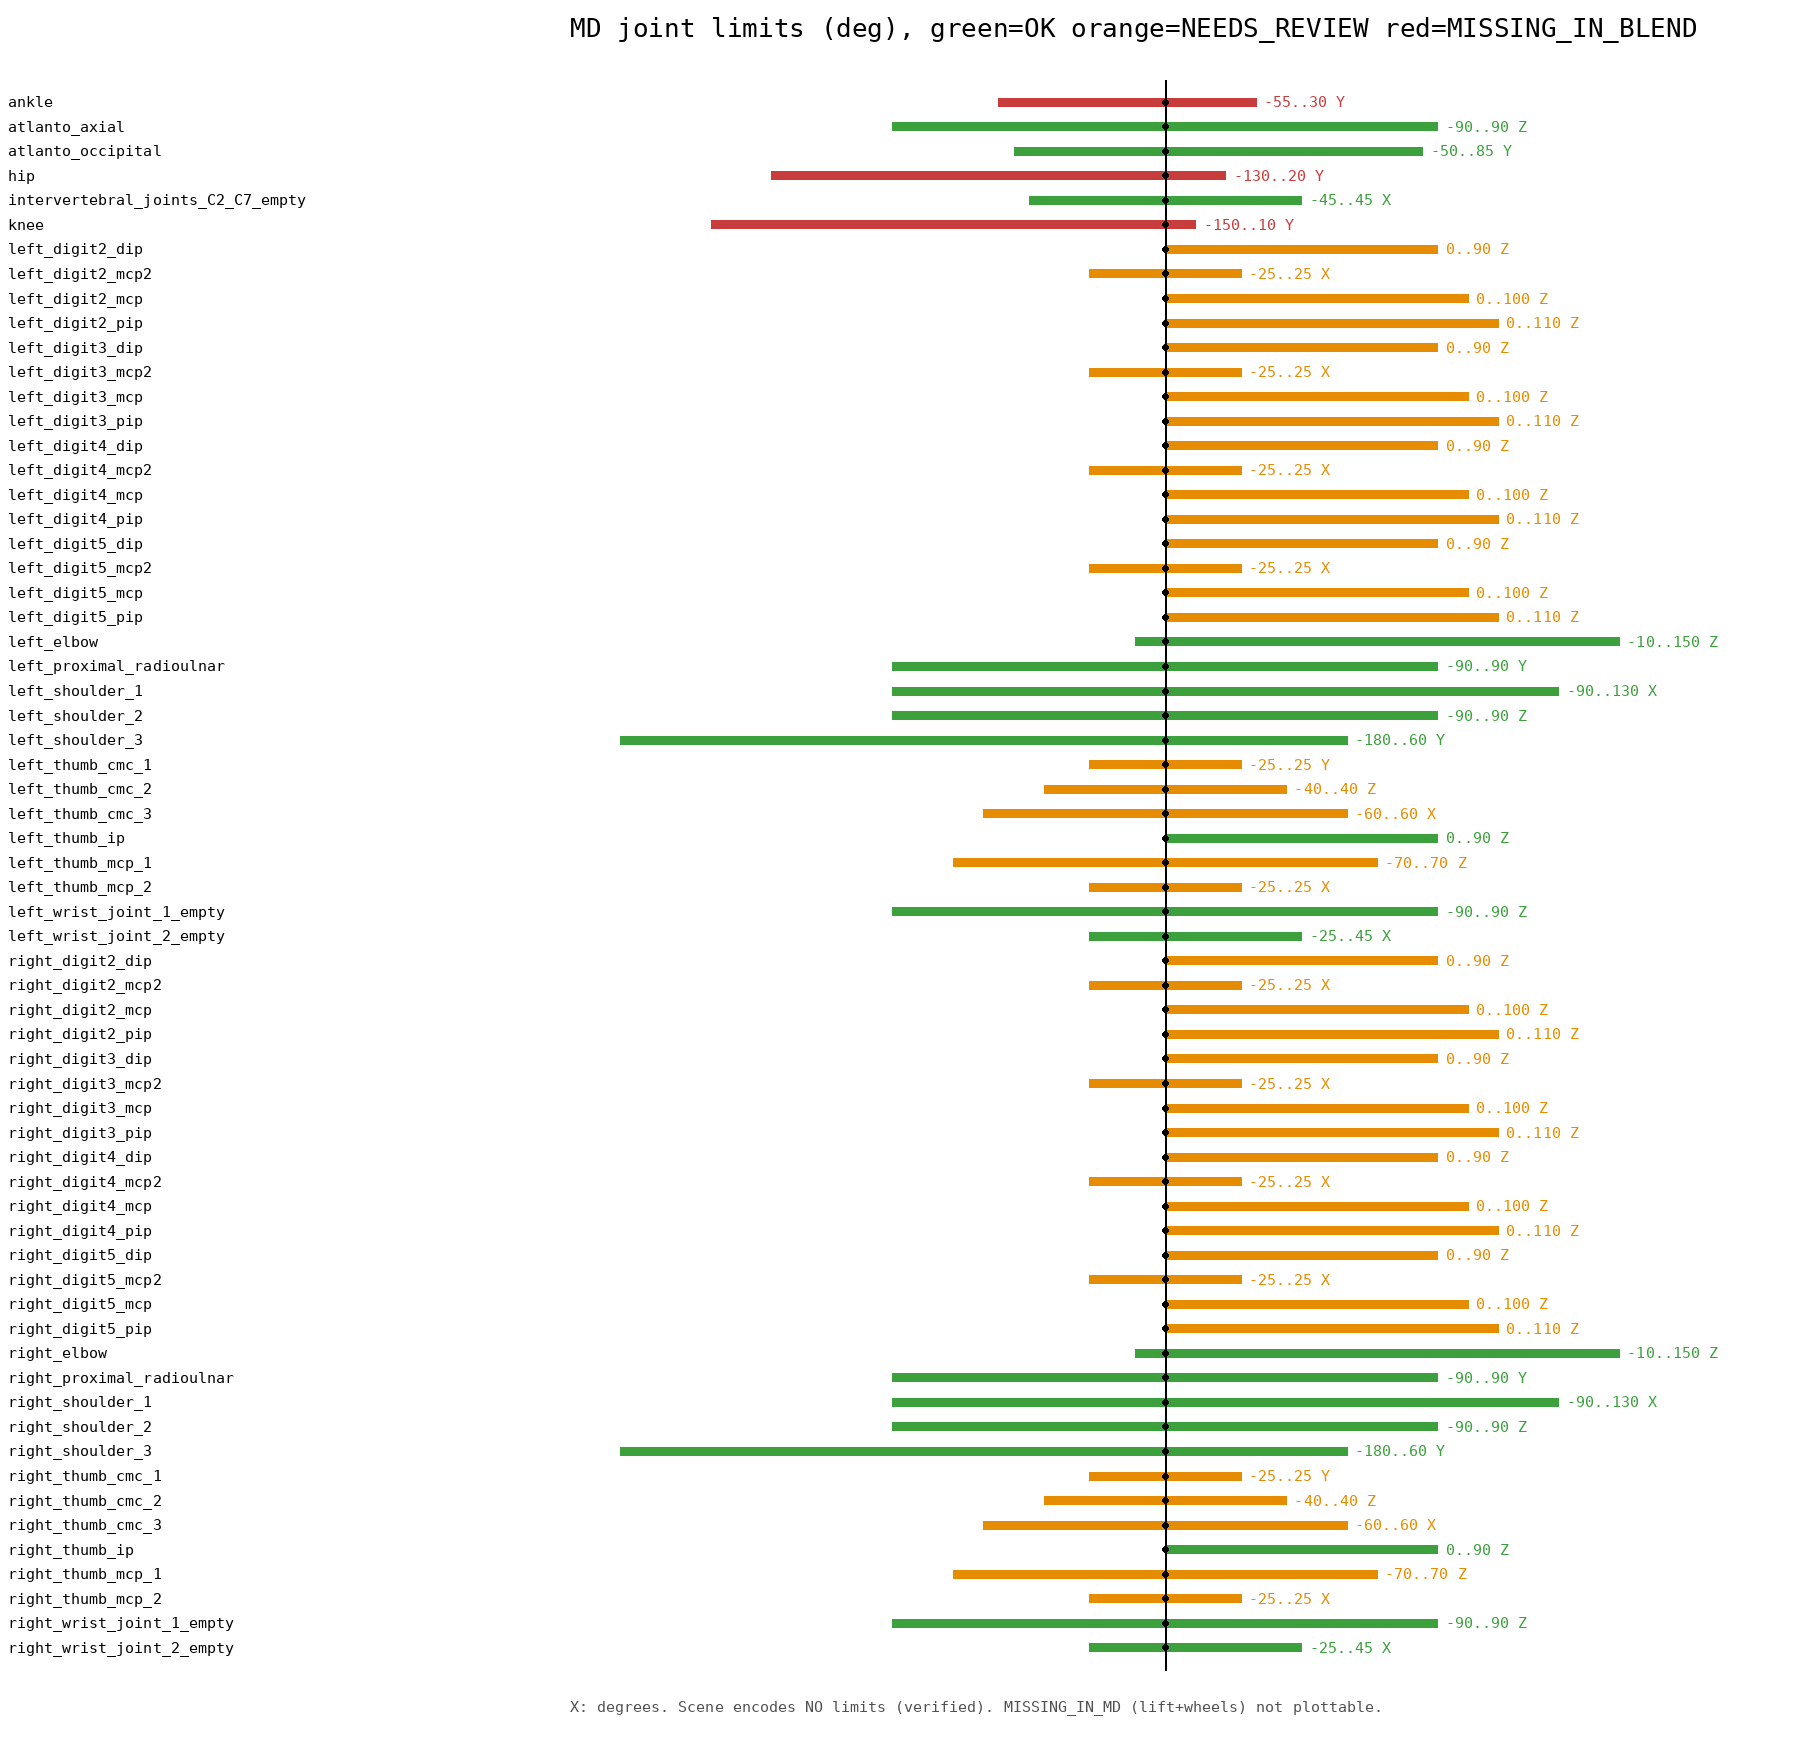

Write the Python code that produced this figure.
#!/usr/bin/env python3
"""Joint limits audit: robot_joints.md vs .blend scene (READ-ONLY analysis).

All data below was read from robot_joints.md (1957 lines) and from the live
.blend session (66 joint objects). This script only compares literals and draws
a range plot. It NEVER touches the .blend file.
"""
from PIL import Image, ImageDraw, ImageFont

MD = {}
for n, t, ax, lo, hi, zero in [
    ("ankle_joint_empty", "revolute", "Y", -55, 30, "straight limb 0 (prose, no yaml)"),
    ("knee_joint_empty", "revolute", "Y", -150, 10, "straight limb 0 (prose, no yaml)"),
    ("hip_joint_empty", "revolute", "Y", -130, 20, "straight limb 0 (prose, no yaml)"),
    ("atlanto_occipital_joint_empty", "revolute", "Y", -50, 85, "straight head 0 (prose, no yaml)"),
    ("atlanto_axial_joint_empty", "revolute", "Z", -90, 90, "straight head 0 (prose, no yaml)"),
    ("intervertebral_joints_C2_C7_empty", "revolute", "X", -45, 45, "straight head 0 (prose, no yaml)"),
]:
    MD[n] = {"type": t, "axis": ax, "min": lo, "max": hi, "zero": zero,
             "conf": "medium", "link": None}

SIDES = ("right", "left")
ARM = [
    ("shoulder_joint_empty_1", "revolute", "X", -90, 130, "shoulder_2_link", "shoulder_link"),
    ("shoulder_joint_empty_2", "revolute", "Z", -90, 90, "shoulder_3_link", "shoulder_2_link"),
    ("shoulder_joint_empty_3", "revolute", "Y", -180, 60, "torso_link", "shoulder_3_link"),
    ("elbow_joint_empty", "revolute", "Z", -10, 150, "shoulder_link", "forearm_link"),
    ("proximal_radioulnar_joint_empty", "revolute", "Y", -90, 90, "forearm_link", "radioulnar_link"),
    ("wrist_joint_1_empty", "revolute", "Z", -90, 90, "radioulnar_link", "wrist_pitch_link"),
    ("wrist_joint_2_empty", "revolute", "X", -25, 45, "wrist_pitch_link", "palm_link"),
    ("thumb_cmc_joint_empty_1", "revolute", "Y", -25, 25, "palm_link", "third_phalanx"),
    ("thumb_cmc_joint_empty_2", "revolute", "Z", -40, 40, "palm_link", "third_phalanx"),
    ("thumb_cmc_joint_empty_3", "revolute", "X", -60, 60, "palm_link", "third_phalanx"),
    ("thumb_mcp_joint_empty_1", "revolute", "Z", -70, 70, "third_phalanx", "second_phalanx"),
    ("thumb_mcp_joint_empty_2", "revolute", "X", -25, 25, "third_phalanx", "second_phalanx"),
    ("thumb_ip_joint_empty", "revolute", "Z", 0, 90, "second_phalanx", "first_phalanx"),
]
for s in SIDES:
    for nm, t, ax, lo, hi, pl, cl in ARM:
        MD["%s_%s" % (s, nm)] = {"type": t, "axis": ax, "min": lo, "max": hi,
                                 "zero": "straight limb 0 (yaml+prose)", "conf": "high",
                                 "link": (pl, cl)}
    for d in (2, 3, 4, 5):
        for nm, t, ax, lo, hi in [
            ("digit%d_mcp_joint_empty" % d, "revolute", "Z", 0, 100),
            ("digit%d_mcp2_joint_empty" % d, "revolute", "X", -25, 25),
            ("digit%d_pip_joint_empty" % d, "revolute", "Z", 0, 110),
            ("digit%d_dip_joint_empty" % d, "revolute", "Z", 0, 90),
        ]:
            MD["%s_%s" % (s, nm)] = {"type": t, "axis": ax, "min": lo, "max": hi,
                                     "zero": "straight finger 0 (yaml+prose)", "conf": "high",
                                     "link": ("metacarpal-or-proximal-chain", "see-note")}

BL = {
    "atlanto_axial_joint_empty": ("atlanto_occipital_joint_empty", ("intervertebral_joints_C2_C7_empty",)),
    "atlanto_occipital_joint_empty": ("torso_link", ("atlanto_axial_joint_empty",)),
    "intervertebral_joints_C2_C7_empty": ("atlanto_axial_joint_empty", ("head_link",)),
    "vertical_lift_joint": ("base_link", ("torso_link",)),
}
for s in ("wheel_BL", "wheel_BR", "wheel_FL", "wheel_FR"):
    BL[s + "_joint"] = ("base_link", (s,))
for s in SIDES:
    BL["%s_shoulder_joint_empty_1" % s] = ("%s_shoulder_2_link" % s, ("%s_shoulder_link" % s,))
    BL["%s_shoulder_joint_empty_2" % s] = ("%s_shoulder_3_link" % s, ("%s_shoulder_2_link" % s,))
    BL["%s_shoulder_joint_empty_3" % s] = ("torso_link", ("%s_shoulder_3_link" % s,))
    BL["%s_elbow_joint_empty" % s] = ("%s_shoulder_link" % s, ("%s_forearm_link" % s,))
    BL["%s_proximal_radioulnar_joint_empty" % s] = ("%s_forearm_link" % s, ("%s_radioulnar_link" % s,))
    BL["%s_wrist_joint_1_empty" % s] = ("%s_radioulnar_link" % s, ("%s_wrist_pitch_link" % s,))
    BL["%s_wrist_joint_2_empty" % s] = ("%s_wrist_pitch_link" % s, ("%s_palm_link" % s,))
    for c in (1, 2, 3):
        nxt = "left_right"[0] and ("%s_thumb_cmc_joint_empty_%d" % (s, c + 1) if c < 3 else "third_phalanx_%s_thumb_link" % ("left" if s == "left" else "right"))
        BL["%s_thumb_cmc_joint_empty_%d" % (s, c)] = (
            "%s_palm_link" % s if c == 1 else "%s_thumb_cmc_joint_empty_%d" % (s, c - 1), (nxt,))
    BL["%s_thumb_mcp_joint_empty_1" % s] = ("third_phalanx_%s_thumb_link" % s, ("%s_thumb_mcp_joint_empty_2" % s,))
    BL["%s_thumb_mcp_joint_empty_2" % s] = ("%s_thumb_mcp_joint_empty_1" % s, ("second_phalanx_%s_thumb_link" % s,))
    BL["%s_thumb_ip_joint_empty" % s] = ("second_phalanx_%s_thumb_link" % s, ("first_phalanx_%s_thumb_link" % s,))
    for d in (2, 3, 4, 5):
        BL["%s_digit%d_mcp_joint_empty" % (s, d)] = ("%s_palm_link" % s, ("%s_digit%d_mcp2_joint_empty" % (s, d),))
        BL["%s_digit%d_mcp2_joint_empty" % (s, d)] = ("%s_digit%d_mcp_joint_empty" % (s, d), ("%s_digit%d_distal_phalanx" % (s, d),))
        BL["%s_digit%d_pip_joint_empty" % (s, d)] = ("%s_digit%d_distal_phalanx" % (s, d), ("%s_digit%d_middle_phalanx" % (s, d),))
        BL["%s_digit%d_dip_joint_empty" % (s, d)] = ("%s_digit%d_middle_phalanx" % (s, d), ("%s_digit%d_proximal_phalanx" % (s, d),))


def short(n):
    for s in ("left_", "right_"):
        if n.startswith(s):
            return n[len(s):]
    return n


def mdlink_match(mdlink, bparent, bkids, side):
    if mdlink is None:
        return True
    mp, mc = mdlink
    exp_p = (side + "_" + mp) if side and not mp.startswith("torso") else mp
    if "metacarpal" in mp:
        return False
    if mp == "palm_link" and mc == "third_phalanx":
        return bparent == (side + "_palm_link")
    return True


rows = []
for name in sorted(set(list(MD.keys()) + list(BL.keys()))):
    in_md = name in MD
    in_bl = name in BL
    if not in_md:
        rows.append((name, False, True, "-", "-", "-", "-", "-", "NONE", "lift-travel-stops" if "lift" in name else "none found", "MISSING_IN_MD"))
        continue
    if not in_bl:
        m = MD[name]
        rows.append((name, True, False, m["type"], m["axis"], "-", m["min"], m["max"], "NONE", "n/a (no geometry)", "MISSING_IN_BLEND"))
        continue
    m = MD[name]
    bp, bk = BL[name]
    side = "left" if name.startswith("left_") else ("right" if name.startswith("right_") else None)
    ok = True
    reason = ""
    ml = m.get("link")
    if ml is not None:
        mp, mc = ml
        if "metacarpal" in mp:
            ok, reason = False, "MD parent_link references deleted metacarpal"
        elif "cmc_joint_empty" in name:
            ok, reason = False, "MD models cmc parallel under palm; scene serial cmc_1>2>3"
        elif mp in ("proximal-chain", "see-note") or mc in ("proximal-chain", "see-note"):
            ok, reason = False, "MD finger chain order differs from scene (inverted meshes)"
        elif mp == "torso_link":
            if bp != "torso_link":
                ok, reason = False, "parent mismatch"
        elif side and mp in ("shoulder_2_link", "shoulder_3_link", "shoulder_link", "forearm_link", "radioulnar_link", "wrist_pitch_link", "palm_link"):
            ck = bk[0] if bk else None
            if bp != side + "_" + mp or ck != side + "_" + mc:
                ok, reason = False, "link mismatch MD=(%s>%s) scene=(%s>%s)" % (mp, mc, bp, ck)
        elif side:
            f = lambda x: x + "_" + side + "_thumb_link"
            ck = bk[0] if bk else None
            if bp != f(mp) or ck != f(mc):
                ok, reason = False, "thumb link mismatch"
    st = "OK" if ok else "NEEDS_REVIEW"
    rows.append((name, True, True, m["type"], m["axis"], "0 (identity)", m["min"], m["max"],
                 "NONE", "none found", st + ("" if ok else " [" + reason + "]")))

L = []
L.append("SEC1 MD TABLE: name|type|axis|min|max|units|zero|conf")
for n in sorted(MD.keys()):
    m = MD[n]
    L.append("%s|%s|%s|%s|%s|deg|%s|%s" % (n, m["type"], m["axis"], m["min"], m["max"], m["zero"], m["conf"]))
L.append("SEC7 FULL: name|inMD|inBlend|type|axis|current|min|max|blend_limit|stop|status")
for r in rows:
    L.append("|".join(str(x) for x in r))
L.append("SEC8 COUNTS")
tot_bl = sum(1 for r in rows if r[2])
cov = sum(1 for r in rows if r[1] and r[2] and r[10] == "OK")
mis_md = sum(1 for r in rows if r[10] == "MISSING_IN_MD")
mis_bl = sum(1 for r in rows if r[10] == "MISSING_IN_BLEND")
nr = sum(1 for r in rows if r[10].startswith("NEEDS_REVIEW"))
L.append("blend_total=%d md_covered_ok=%d missing_in_md=%d missing_in_blend=%d needs_review=%d" % (tot_bl, cov, mis_md, mis_bl, nr))
open("/home/v/projects/робот/joint_limits_audit.txt", "w").write("\n".join(L) + "\n")

W, H = 1800, 1750
LM, RM, TM, BM = 560, 120, 90, 90
base = Image.new("RGB", (W, H), "white")
ov = Image.new("RGBA", (W, H), (255, 255, 255, 0))
dr = ImageDraw.Draw(ov)
F = "/usr/share/fonts/truetype/dejavu/DejaVuSansMono.ttf"
import PIL.ImageFont as IF
fT, fS = IF.truetype(F, 26), IF.truetype(F, 15)
LO, HI = -200.0, 170.0
PW = W - LM - RM
SC = PW / (HI - LO)


def mx(v):
    return LM + (v - LO) * SC


plot = [r for r in rows if r[1] and isinstance(r[6], (int, float))]
RH = (H - TM - BM) / max(1, len(plot))
for i, r in enumerate(plot):
    y = TM + i * RH + RH / 2
    name, t, ax, lo, hi = r[0], r[3], r[4], r[6], r[7]
    st = r[10]
    col = (60, 160, 60, 255) if st == "OK" else ((230, 140, 0, 255) if st.startswith("NEEDS_REVIEW") else (200, 60, 60, 255))
    dr.line([(mx(lo), y), (mx(hi), y)], fill=col, width=9)
    dr.ellipse([mx(0) - 3, y - 3, mx(0) + 3, y + 3], fill=(0, 0, 0, 255))
    dr.text((8, y - 9), name.replace("_joint_empty", "")[:34], font=fS, fill=(0, 0, 0, 255))
    dr.text((mx(hi) + 8, y - 9), "%s..%s %s" % (lo, hi, ax), font=fS, fill=col)
dr.line([(mx(0), TM - 10), (mx(0), H - BM + 10)], fill=(0, 0, 0, 255), width=2)
dr.text((LM + 10, 12), "MD joint limits (deg), green=OK orange=NEEDS_REVIEW red=MISSING_IN_BLEND", font=fT, fill=(0, 0, 0, 255))
dr.text((LM + 10, H - 52), "X: degrees. Scene encodes NO limits (verified). MISSING_IN_MD (lift+wheels) not plottable.", font=fS, fill=(80, 80, 80, 255))
Image.alpha_composite(base.convert("RGBA"), ov).convert("RGB").save(
    "/home/v/projects/робот/joint_limits_audit.png")
print("rows=%d ok=%d review=%d missing_md=%d missing_blend=%d" % (len(rows), cov, nr, mis_md, mis_bl))
